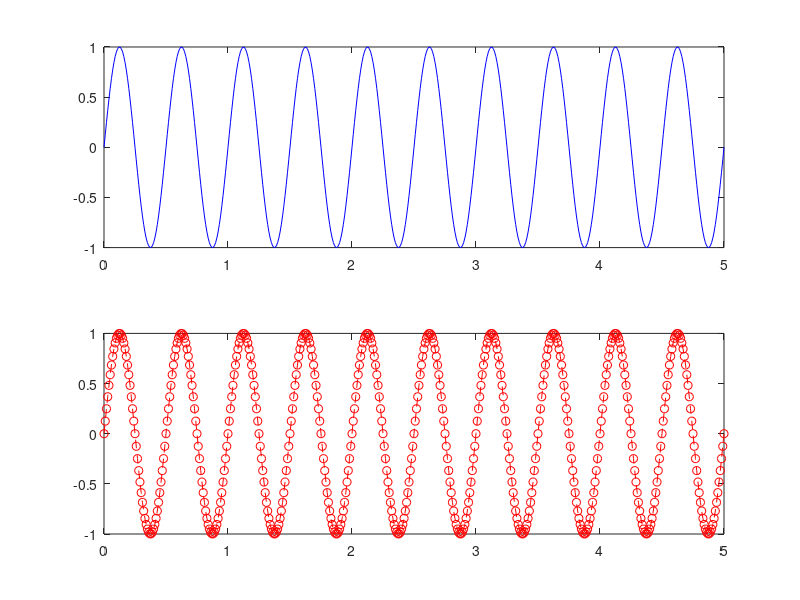
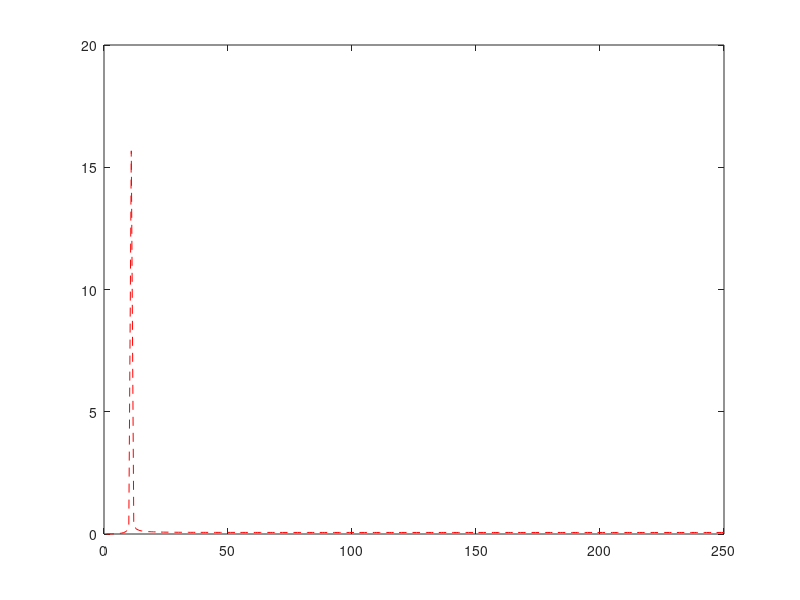
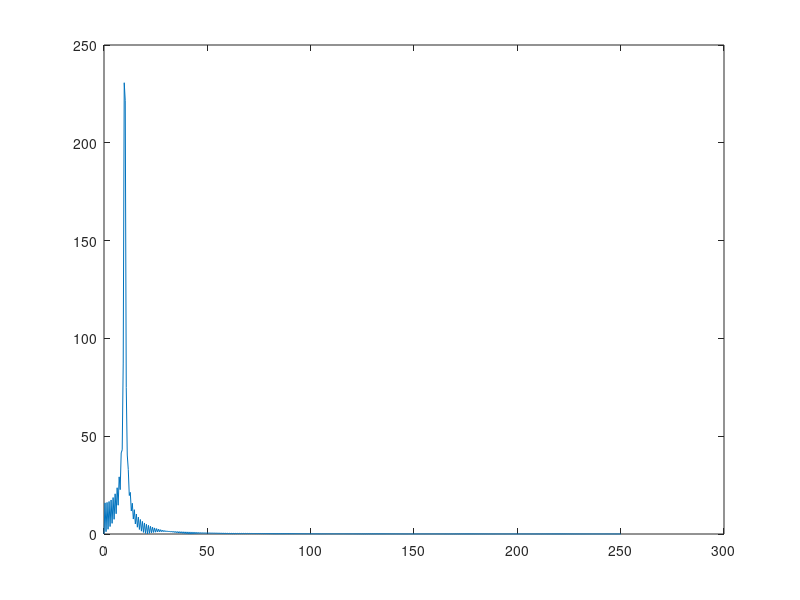

Source code (MATLAB) for these figures, in order:
% sample the sin(t) function a few different times and try and extract the
% frequency: 

clear; 
clc; 

%t = 0:0.01:4;



%plot(t,f(t))

% now sample at a couple different points and graph with dots

T = 5;    % Total time  
Sr = .01;    % sample rate 
tnew = 0:Sr:T;    % time vector holding values
N = length(tnew);    % total number of values sampled: = N 
f = 2;    % frequency for the periodic function being sampled


% get the function values: 

y = sin(2*pi*tnew*f);

% plot the function and its sampled points (to see data) 
figure(1)
subplot(2,1,1)
plot(tnew,y,'-b')
subplot(2,1,2)
plot(tnew,y,'--ro')

% we now have a collection of sample points, y()  


% we now want to compute the dft: 

w = exp((-2*pi*1i)/N);    % this is our basis, we can now form a matrix:

% now create our matrix:
for j = 1:N,
    for i = 1:N,
        M(i,j) = w^((i-1)*(j-1));
    end
end


% we now want to mutiply m*y to get our frequency: 

F = M*y';


% graph the result: 

Freal = abs(real(F));

figure(2)
plot(Freal(1:N/2)','r--')
% 
% % compare to the fft transform:

nfft = 1024;   % length of the fft domain, should be a power of 2 

x = fft(y,nfft);  %x is our output, F_n

x = abs(x(1:nfft/2));% only want half of the data since fft is symmetric

f = (0:nfft/2-1)*N/nfft;   % frequency vector

figure(3)
plot(f,x)

    
